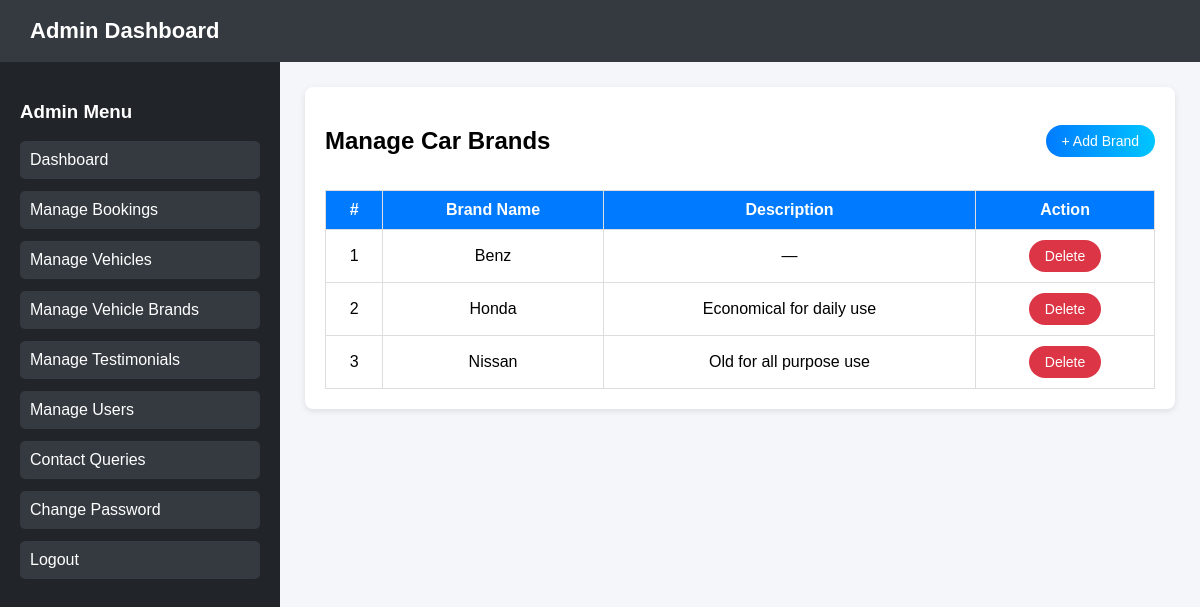
Screenshot of /dashboard/manage-brands/ with the database file from the repository.
### core/models.py (models this page shows, shortened)
class VehicleBrand(models.Model):
    name = models.CharField(max_length=100, unique=True)
    description = models.TextField(blank=True, null=True)

### core/views.py (the view, shortened to what this page needs)
# urls.py: path("dashboard/manage-brands/", views.admin_manage_brands, name="admin_manage_brands"),
def admin_manage_brands(request):
    brands = VehicleBrand.objects.all()
    return render(request, "admin_manage_brands.html", {
        "brands": brands
    })

### core/templates/admin_manage_brands.html (shortened to what this page needs)
{% load static %}
<!DOCTYPE html>
<html lang="en">
<head>
    <link rel="stylesheet" href="{% static 'core/style.css' %}">
</head>
<body>
<header>Admin Dashboard</header>
<div class="container">
    <nav>
        <h3>Admin Menu</h3>
        <a href="{% url 'admin_dashboard' %}">Dashboard</a>
        <a href="{% url 'admin_manage_bookings' %}">Manage Bookings</a>
        <a href="{% url 'admin_manage_vehicles' %}">Manage Vehicles</a>
        <a href="{% url 'admin_manage_brands' %}">Manage Vehicle Brands</a>
        <a href="{% url 'admin_manage_testimonials' %}">Manage Testimonials</a>
        <a href="{% url 'admin_manage_users' %}">Manage Users</a>
        <a href="{% url 'admin_queries' %}">Contact Queries</a>
        <a href="{% url 'admin_change_password' %}">Change Password</a>
        <a href="{% url 'logout' %}">Logout</a>
    </nav>
    <main>
        <div class="section">
            <div class="top-bar">
                <h2>Manage Car Brands</h2>
                <button class="btn btn-add" onclick="openAddModal()">+ Add Brand</button>
            </div>
            <table>
                <tr>
                    <th>#</th>
                    <th>Brand Name</th>
                    <th>Description</th>
                    <th>Action</th>
                </tr>
                {% for b in brands %}
                <tr>
                    <td>{{ forloop.counter }}</td>
                    <td>{{ b.name }}</td>
                    <td>{{ b.description|default:"—" }}</td>
                    <td>
                        <button class="btn btn-delete"
                            onclick="openDeleteModal('{{ b.id }}', '{{ b.name }}')">
                            Delete
                        </button>
                    </td>
                </tr>
                {% empty %}
                <tr>
                    <td colspan="4">No brands added yet</td>
                </tr>
                {% endfor %}
            </table>
        </div>
    </main>
</div>
</body>
</html>

### core/static/core/style.css (style rules this page uses)
body { font-family: Arial, sans-serif; background-color: #f5f5f5; margin: 20px; }

### core/templates/admin_manage_brands.html (style rules this page uses)
body { font-family: Arial, sans-serif; margin: 0; background: #f5f6fa; }
header { background: #343a40; color: white; padding: 18px 30px; font-size: 22px; font-weight: bold; }
.container { display: flex; min-height: 92vh; }
nav { width: 240px; background: #212529; color: white; padding: 20px; }
nav a { display: block; color: white; text-decoration: none; margin-bottom: 12px; padding: 10px; background: #343a40; border-radius: 5px; }
main { flex: 1; padding: 25px; }
.section { background: white; padding: 20px; border-radius: 8px; box-shadow: 0 2px 6px rgba(0,0,0,0.1); }
.top-bar { display: flex; justify-content: space-between; align-items: center; margin-bottom: 15px; }
table { width: 100%; border-collapse: collapse; }
th, td { border: 1px solid #ddd; padding: 10px; text-align: center; }
th { background: #007bff; color: white; }
.btn { padding: 8px 16px; border-radius: 20px; border: none; cursor: pointer; font-size: 14px; color: white; }
.btn-add { background: linear-gradient(90deg, #007bff, #00c6ff); }
.btn-delete { background: #dc3545; }

### rows the page displays
VehicleBrand: name "Benz", description "—"
VehicleBrand: name "Honda", description "Economical for daily use"
VehicleBrand: name "Nissan", description "Old for all purpose use"
